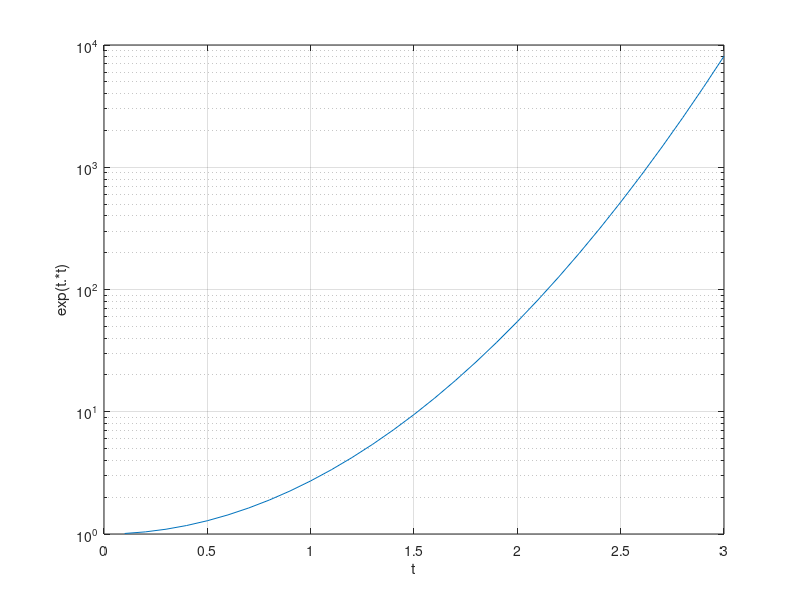

Here is the MATLAB script that generated this plot:
% L2_8   Graph not shown in the book. 
% Illustration of semilog plot.
% Copyright S. Nakamura, 1995
set(gcf, 'NumberTitle','off','Name', 'Graph plotted by List 2.8')

clear,clf,hold off
t = .1:.1:3;
semilogy(t,exp(t.*t))
grid
xlabel('t'); ylabel('exp(t.*t)');
